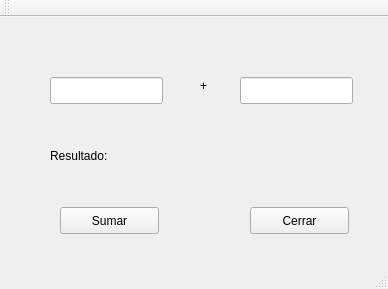
<?xml version="1.0" encoding="UTF-8"?>
<ui version="4.0">
 <class>MainWindow</class>
 <widget class="QMainWindow" name="MainWindow">
  <property name="geometry">
   <rect>
    <x>0</x>
    <y>0</y>
    <width>388</width>
    <height>289</height>
   </rect>
  </property>
  <property name="windowTitle">
   <string>MainWindow</string>
  </property>
  <widget class="QWidget" name="centralWidget">
   <widget class="QPushButton" name="pushButton">
    <property name="geometry">
     <rect>
      <x>60</x>
      <y>190</y>
      <width>99</width>
      <height>27</height>
     </rect>
    </property>
    <property name="text">
     <string>Sumar</string>
    </property>
   </widget>
   <widget class="QPushButton" name="pushButton_2">
    <property name="geometry">
     <rect>
      <x>250</x>
      <y>190</y>
      <width>99</width>
      <height>27</height>
     </rect>
    </property>
    <property name="text">
     <string>Cerrar</string>
    </property>
   </widget>
   <widget class="QLineEdit" name="lineEdit">
    <property name="geometry">
     <rect>
      <x>50</x>
      <y>60</y>
      <width>113</width>
      <height>27</height>
     </rect>
    </property>
   </widget>
   <widget class="QLineEdit" name="lineEdit_2">
    <property name="geometry">
     <rect>
      <x>240</x>
      <y>60</y>
      <width>113</width>
      <height>27</height>
     </rect>
    </property>
   </widget>
   <widget class="QLabel" name="label">
    <property name="geometry">
     <rect>
      <x>170</x>
      <y>60</y>
      <width>67</width>
      <height>17</height>
     </rect>
    </property>
    <property name="text">
     <string>+</string>
    </property>
    <property name="alignment">
     <set>Qt::AlignCenter</set>
    </property>
   </widget>
   <widget class="QLabel" name="label_2">
    <property name="geometry">
     <rect>
      <x>50</x>
      <y>130</y>
      <width>91</width>
      <height>17</height>
     </rect>
    </property>
    <property name="text">
     <string>Resultado:</string>
    </property>
   </widget>
   <widget class="QLabel" name="label_3">
    <property name="geometry">
     <rect>
      <x>160</x>
      <y>130</y>
      <width>67</width>
      <height>17</height>
     </rect>
    </property>
    <property name="text">
     <string/>
    </property>
   </widget>
  </widget>
  <widget class="QMenuBar" name="menuBar">
   <property name="geometry">
    <rect>
     <x>0</x>
     <y>0</y>
     <width>388</width>
     <height>25</height>
    </rect>
   </property>
  </widget>
  <widget class="QToolBar" name="mainToolBar">
   <attribute name="toolBarArea">
    <enum>TopToolBarArea</enum>
   </attribute>
   <attribute name="toolBarBreak">
    <bool>false</bool>
   </attribute>
  </widget>
  <widget class="QStatusBar" name="statusBar"/>
 </widget>
 <layoutdefault spacing="6" margin="11"/>
 <resources/>
 <connections/>
</ui>
